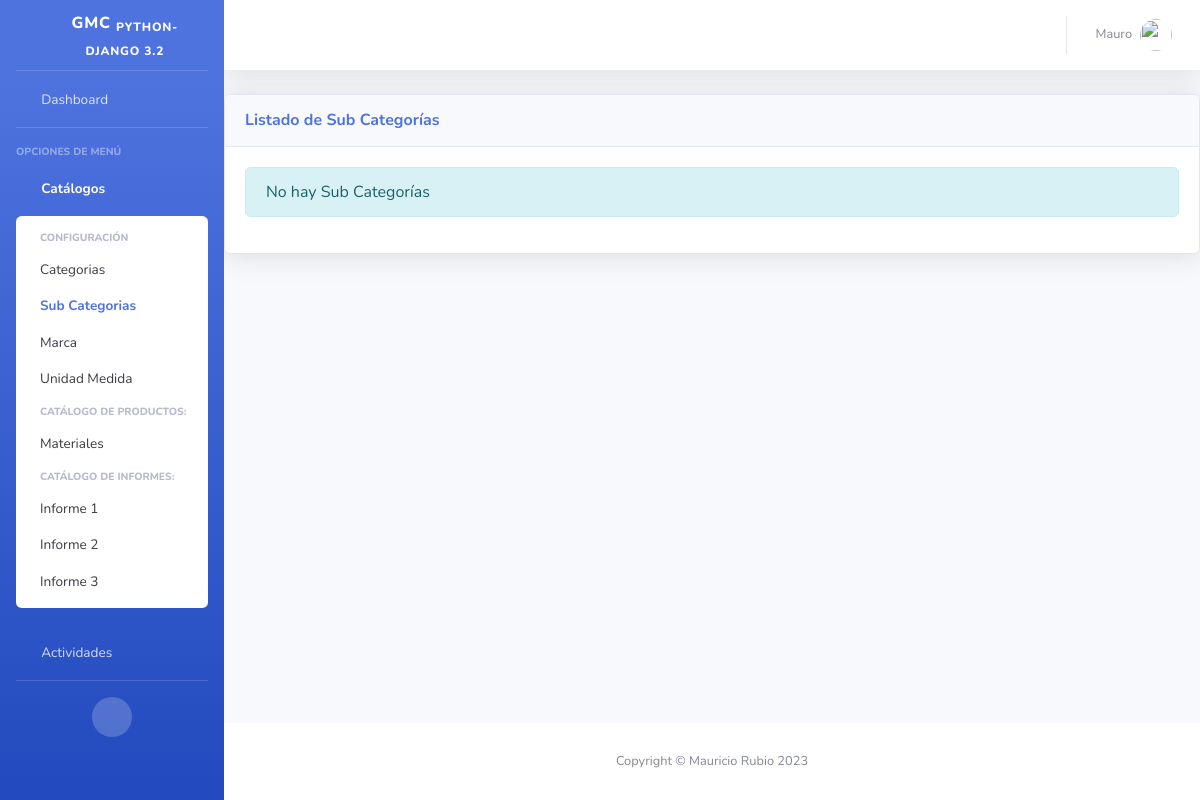
Page /inv/subcategorias/ (signed in) on the earlier database version.
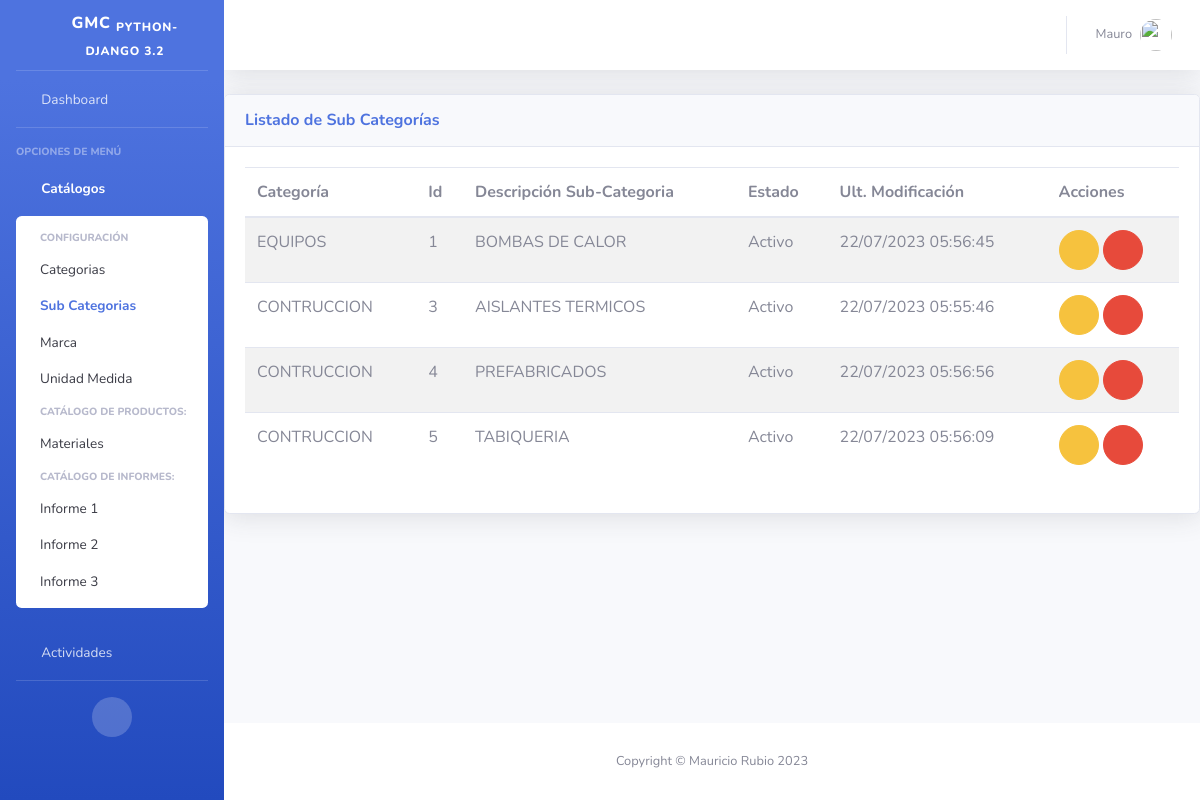
Same page on the later database version.
### inv/models.py (models this page shows, shortened)
class SubCategoria(ClaseModelo):
    categoria = models.ForeignKey(Categoria, on_delete=models.CASCADE)
    descripcion = models.CharField(
        max_length=100,
        help_text='Descripción de la Categoría'
    )
    class Meta:
        verbose_name_plural= "Sub Categorias"
        unique_together = ('categoria','descripcion')

class Categoria(ClaseModelo):
    descripcion = models.CharField(
        max_length=100,
        help_text='Descripción de la Categoría',
        unique=True
    )
    def __str__(self):
        return '{}'.format(self.descripcion)
    class Meta:
        verbose_name_plural= "Categorias"

### inv/views.py (the view)
# urls.py: path('subcategorias/',SubCategoriaView.as_view(), name='subcategoria_list'),
class SubCategoriaView(SinPrivilegios, \
    generic.ListView):
    permission_required = "inv.view_subcategoria"
    model = SubCategoria
    template_name = "inv/subcategoria_list.html"
    context_object_name = "obj"

### inv/templates/inv/subcategoria_list.html (shortened to what this page needs)
{% extends 'base/base.html' %}
{% block page_content %}
<div class="card shadow mb-4">
    <div class="card-header py-3 d-flex flex-row align-items-center justify-content-between">
      <h6 class="m-0 font-weight-bold text-primary">Listado de Sub Categorías</h6>
      <div class="dropdown no-arrow">
        <a class="dropdown-toggle" href="#" role="button" id="dropdownMenuLink" data-toggle="dropdown" aria-haspopup="true" aria-expanded="false">
          <i class="fas fa-ellipsis-v fa-sm fa-fw text-gray-400"></i>
        </a>
      </div>
    </div>
    <div class="card-body">
      {% if not obj %}
      <div class="alert alert-info">No hay Sub Categorías</div>
      {% else %}
      <table class="table table-striped table-hover">
          <thead>
              <th>Categoría</th>
              <th>Id</th>
              <th>Descripción Sub-Categoria</th>
              <th>Estado</th>
              <th>Ult. Modificación</th>
              <th class="all">Acciones</th>
          </thead>
          <tbody>
              {% for item in obj %}
              <tr>
                  <td>{{ item.categoria }}</td>
                  <td>{{ item.id }}</td>
                  <td>{{ item.descripcion }}</td>
                  <td>{{ item.estado|yesno:"Activo,Inactivo" }}</td>
                  <td>{{ item.fm|date:"d/m/Y H:i:s" }}</td>
                  <td>
                    <a href="{% url 'inv:subcategoria_edit' item.id %}" class="btn btn-warning btn-circle" role="button"><i class="far fa-edit"></i></a>
                    <a href="{% url 'inv:subcategoria_del' item.id %}" class="btn btn-danger btn-circle" role="button"><i class="far fa-trash-alt"></i></a>
                  </td>
              </tr>
              {% endfor %}
          </tbody>
      </table>
      {% endif %}
    </div>
  </div>
{% endblock %}

### templates/base/base.html (shortened to what this page needs)
{% load static %}
<!DOCTYPE html>
<html lang="es">
<head>
  <link href="{% static  'base/vendor/fontawesome-free/css/all.min.css' %}" rel="stylesheet" type="text/css">
  <link href="{% static  'base/css/sb-admin-2.min.css' %}" rel="stylesheet">
   <link href="{% static 'base/vendor/datatables/dataTables.bootstrap4.min.css'%}" rel="stylesheet">
  <link rel="stylesheet" href="{% static 'base/vendor/jquery_confirm/jquery-confirm.min.css' %}">
  <link rel="stylesheet" href="https://cdnjs.cloudflare.com/ajax/libs/jquery-datetimepicker/2.5.20/jquery.datetimepicker.min.css" />
  <link rel="stylesheet" href="https://unpkg.com/bootstrap-table@1.15.3/dist/bootstrap-table.min.css">
  <link href="https://cdnjs.cloudflare.com/ajax/libs/select2/4.0.8/css/select2.min.css" rel="stylesheet" />
</head>
<body id="page-top" class="bg-gradient-primary">
  {% block side_bar %}
  <div id="wrapper">
    <ul class="navbar-nav bg-gradient-primary sidebar sidebar-dark accordion" id="accordionSidebar">
      <a class="sidebar-brand d-flex align-items-center justify-content-center" href="{% url 'bases:home' %}">
        <div class="sidebar-brand-icon rotate-n-15">
          <i class="fas fa-laugh-wink"></i>
        </div>
        <div class="sidebar-brand-text mx-3">GMC <sub>Python-Django 3.2</sub> </div>
      </a>
      <hr class="sidebar-divider my-0">
      <li class="nav-item">
        <a class="nav-link" href="{% url 'bases:home' %}">
          <i class="fas fa-fw fa-tachometer-alt"></i>
          <span>Dashboard</span></a>
      </li>
      <hr class="sidebar-divider">
      <div class="sidebar-heading">
        Opciones de Menú
      </div>
      {% url 'inv:categoria_list' as cat_url %}
      {% url 'inv:subcategoria_list' as s_cat_url %}
      {% url 'cmp:compras_list' as cmp_url %}
      <li class="nav-item {% if cat_url in request.path or s_cat_url in request.path  %} active {% endif %}">
        <a class="nav-link collapsed" href="#" data-toggle="collapse" data-target="#collapseTwo" aria-expanded="true" aria-controls="collapseTwo">
          <i class="fas fa-fw fa-cog"></i>
          <span>Catálogos</span>
        </a>
        <div id="collapseTwo" class="collapse {% if cat_url in request.path or s_cat_url in request.path %} show {% endif %}" aria-labelledby="headingTwo" data-parent="#accordionSidebar">
          <div class="bg-white py-2 collapse-inner rounded">
            <h6 class="collapse-header">Configuración</h6>
            {% if perms.inv.view_categoria %}
            <a class="collapse-item {% if cat_url in request.path %} active {% endif %}" href="{{cat_url}}">Categorias</a>
            {% endif %}
            {% if perms.inv.view_subcategoria %}
            <a class="collapse-item {% if s_cat_url in request.path %} active {% endif %}" href="{{s_cat_url}}">Sub Categorias</a>
            {% endif %}
            {% if perms.inv.view_marca %}
            <a class="collapse-item" href="{% url 'inv:marca_list' %}">Marca</a>
            {% endif %}
            {% if perms.inv.view_unidadmedida %}
            <a class="collapse-item" href="{% url 'inv:um_list' %}">Unidad Medida</a>
            {% endif %}
            <h6 class="collapse-header">Catálogo de Productos:</h6>
            {% if perms.inv.view_producto %}
            <a class="collapse-item" href="{% url 'inv:producto_list' %}">Materiales</a>
            {% endif %}
            <h6 class="collapse-header">Catálogo de Informes:</h6>
            {% if perms.fac.view_cliente %}
            <a class="collapse-item" href="{% url 'fac:cliente_list' %}">Informe 1</a>
            {% endif %}
            <a class="collapse-item" href="{% url 'bases:idiomas' %}">Informe 2</a>
            <a class="collapse-item" href="{% url 'bases:frases' %}">Informe 3</a>
          </div>
        </div>
      </li>
      <li class="nav-item {% if cmp_url in request.path  %} active {% endif %}">
        <a class="nav-link collapsed" href="#" data-toggle="collapse" data-target="#collapseCompras" aria-expanded="true" aria-controls="collapseCompras">
          <i class="fas fa-fw fa-truck"></i>
          <span>Actividades</span>
        </a>
      </li>
      <hr class="sidebar-divider d-none d-md-block">
      <div class="text-center d-none d-md-inline">
        <button class="rounded-circle border-0" id="sidebarToggle"></button>
      </div>
    </ul>
    {% endblock side_bar %}
    <div id="content-wrapper" class="d-flex flex-column">
      <div id="content">
        {% block top_bar %}
        <nav class="navbar navbar-expand navbar-light bg-white topbar mb-4 static-top shadow">
          <ul class="navbar-nav ml-auto">
            <li class="nav-item dropdown no-arrow">
              <a class="nav-link dropdown-toggle" href="#" id="userDropdown" role="button" data-toggle="dropdown" aria-haspopup="true" aria-expanded="false">
                <span class="mr-2 d-none d-lg-inline text-gray-600 small">{{ user.username }}</span>
                <img class="img-profile rounded-circle" src="{% static 'base/img/user.png' %}">
              </a>
            </li>
          </ul>
        </nav>
        {% endblock top_bar %}
        {% block page_content %}{% endblock %}
        {% block footer %}
      </div>
      <footer class="sticky-footer bg-white">
        <div class="container my-auto">
          <div class="copyright text-center my-auto">
            <span>Copyright &copy; Mauricio Rubio 2023</span>
          </div>
        </div>
      </footer>
    </div>
  </div>
  {% endblock %}
</body>
</html>

Differences in the rows shown:
added SubCategoria: categoria "EQUIPOS", id "1", descripcion "BOMBAS DE CALOR", estado "Activo", fm "22/07/2023 05:56:45"
added SubCategoria: categoria "CONTRUCCION", id "3", descripcion "AISLANTES TERMICOS", estado "Activo", fm "22/07/2023 05:55:46"
added SubCategoria: categoria "CONTRUCCION", id "4", descripcion "PREFABRICADOS", estado "Activo", fm "22/07/2023 05:56:56"
added SubCategoria: categoria "CONTRUCCION", id "5", descripcion "TABIQUERIA", estado "Activo", fm "22/07/2023 05:56:09"
Other differences:
text no longer shown: "No hay Sub Categorías"
text now shown: "Categoría Id Descripción Sub-Categoria Estado Ult. Modificación Acciones"
